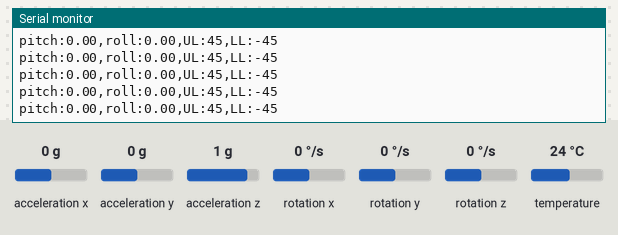
A sketch run on a simulated Arduino Uno, built with avr-gcc and run on an emulated ATmega328P. On the bench: the last lines printed to the serial monitor. Inputs (shaded band) come from the test bench; at power-on: acceleration x 0 g, acceleration y 0 g, acceleration z 1 g, rotation x 0 °/s, rotation y 0 °/s, rotation z 0 °/s, temperature 24 °C.

Above: at 1.2 s.
1.3 s: acceleration x set to -1.4 g
At 1.36 s:
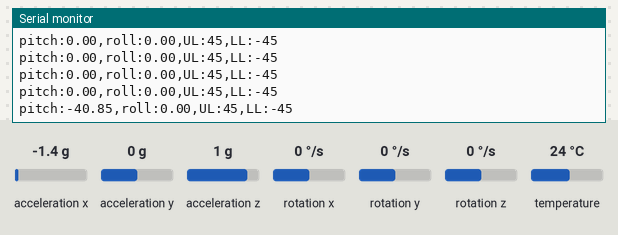
2.8 s: acceleration y set to -1.4 g
At 2.82 s:
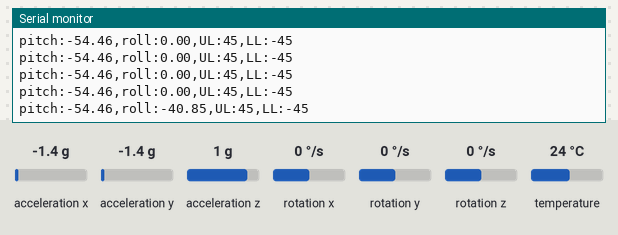
4.3 s: acceleration z set to -1.4 g
At 4.39 s:
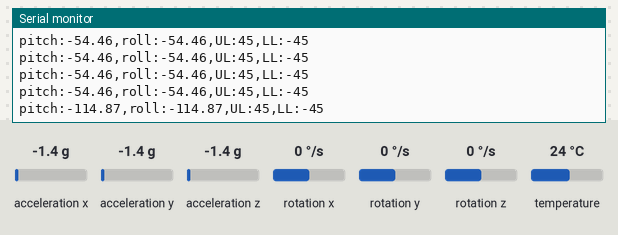
Timing chart, 0 to 7.3 s (numbered marks = the images above; inputs shaded):
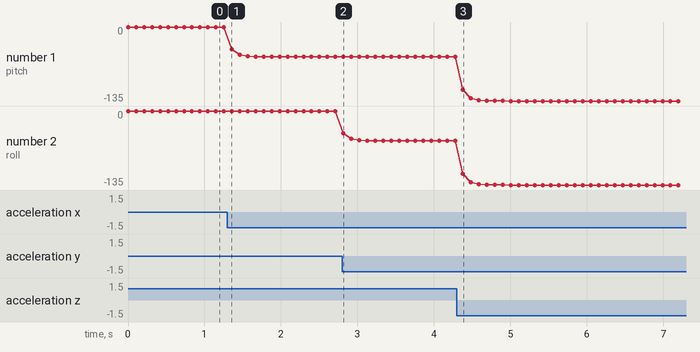

Measured:
- after the input at 1.3 s, the serial monitor: prints a new line after 0.06 s (image 1)
- after the input at 2.8 s, the serial monitor: prints a new line at once (image 2)
- after the input at 4.3 s, the serial monitor: prints a new line after 0.08 s (image 3)
- plotted number 1: 0 → -54.46 after the input at 1.3 s, -54.46 → -135 after the input at 4.3 s
- plotted number 2: -54.46 → -135 after the input at 4.3 s

The sketch:

test_pitch_yaw.ino
```cpp
#include <Adafruit_MPU6050.h>
#include <Adafruit_Sensor.h>
#include <Wire.h>
float Ax;
float Ay;
float Az;

float Gx;
float Gy;
float Gz;

float rollG=0;
float pitchG=0;
float yawG=0;

int tStart = millis();

// If You want Calibrated results, you must rotate
// your board to all possible orientations, and
// record your velues of xMax, xMin, yMax, yMin
// zMax, zMin. I show you how to do that in LESSON
// 79 on my youtube channel. Put in your values and then
// uncomment the code below. Don't use my values, you have
// to measure your own for it to work.

// float xMax= 1.03;
// float xMin= -.97;
// float yMax= .98;
// float yMin= -1.01;
// float zMax=.96 ;
// float zMin= -1.08;

// float xOffset = (xMax+xMin)/2;
// float yOffset = (yMax+yMin)/2;
// float zOffset = (zMax+zMin)/2;

// float xScale = 2/(xMax -xMin);
// float yScale = 2/(yMax - yMin);
// float zScale = 2/(zMax -zMin);

float roll = 0;
float pitch = 0;
float rollRAW;
float pitchRAW;

Adafruit_MPU6050 mpu;

void setup() {
  // put your setup code here, to run once:
  Serial.begin(115200);
  mpu.begin();
  Serial.println("MPU6050 Started!");
  mpu.setAccelerometerRange(MPU6050_RANGE_2_G);
  mpu.setGyroRange(MPU6050_RANGE_250_DEG);
  mpu.setFilterBandwidth(MPU6050_BAND_21_HZ);

tStart = millis();
}

void loop() {
  // put your main code here, to run repeatedly:
  sensors_event_t a, g, temp;
  mpu.getEvent(&a, &g, &temp);
  Ax = a.acceleration.x / 9.81;
  Ay = a.acceleration.y / 9.81;
  Az = a.acceleration.z / 9.81;

  Gx = g.gyro.x;
  Gy = g.gyro.y;
  Gz = g.gyro.z;

rollG = rollG + (millis() - tStart)/1000. * Gy *360./2./3.14;
pitchG = pitchG + (millis() - tStart)/1000. * Gx *360./2./3.14;
yawG = yawG + (millis() - tStart)/1000. * Gz *360./2./3.14;
tStart = millis();

  //Uncomment these lines of code to do the callibration
  //This will only work if you have measured your max
  //and min values, and put them in at the top of the code
  // Ax = xScale*(Ax-xOffset);
  // Ay = yScale*(Ay-yOffset);
  // Az = zScale*(Az-zOffset);

//  pitchRAW = -atan2(Ax, sqrt(Ay * Ay + Az * Az)) * 180 / M_PI;
  pitchRAW = atan2(Ax, Az) * 180 / M_PI;
  rollRAW = atan2(Ay, Az) * 180 / M_PI;

  pitch = .25 * pitch + .75 * pitchRAW;
  roll = .25 * roll + .75 * rollRAW;
/*
  Serial.print("Gx:");
  Serial.print(Gx);
  Serial.print(',');
  Serial.print("Gy:");
  Serial.print(Gy);
  Serial.print(',');
  Serial.print("Gz:");
  Serial.print(Gz);
  Serial.print(',');
  Serial.print("rollG:");
  Serial.print(rollG);
  Serial.print(',');
  Serial.print("pitchG:");
  Serial.print(pitchG);
  Serial.print(',');
  Serial.print("yawG:");
  Serial.print(yawG);
  Serial.print(',');
  */
  Serial.print( "pitch:" );
  Serial.print( pitch );
  Serial.print(',');
  Serial.print( "roll:" );
  Serial.print( roll );
  Serial.print(',');
  Serial.print("UL:");
  Serial.print(45);
  Serial.print(',');
  Serial.print("LL:");
  Serial.println(-45);

  //   Serial.print("Ax:");
  //   Serial.print(Ax);
  //   Serial.print(',');
  //   Serial.print("Ay:");
  //   Serial.print(Ay);
  //   Serial.print(',');
  //     Serial.print("Az:");
  //   Serial.print(Az);
  //   Serial.print(',');
  //  Serial.print("UL:");
  //  Serial.print(1);
  //  Serial.print(',');
  //  Serial.print("LL:");
  //  Serial.println(-1);
  delay(100);
}
```
